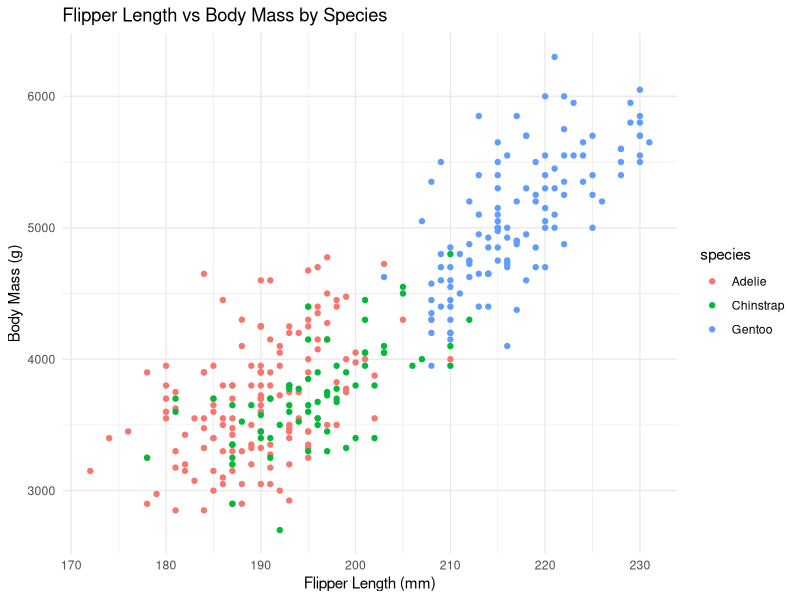
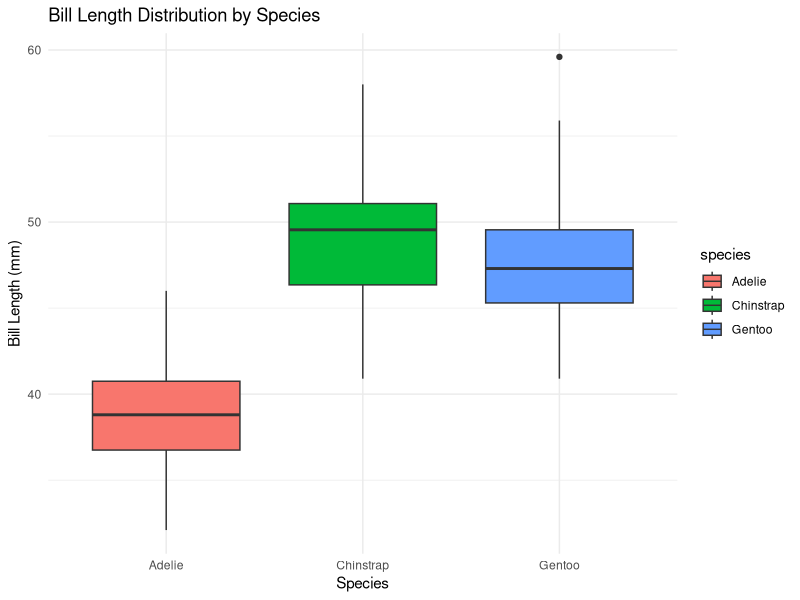
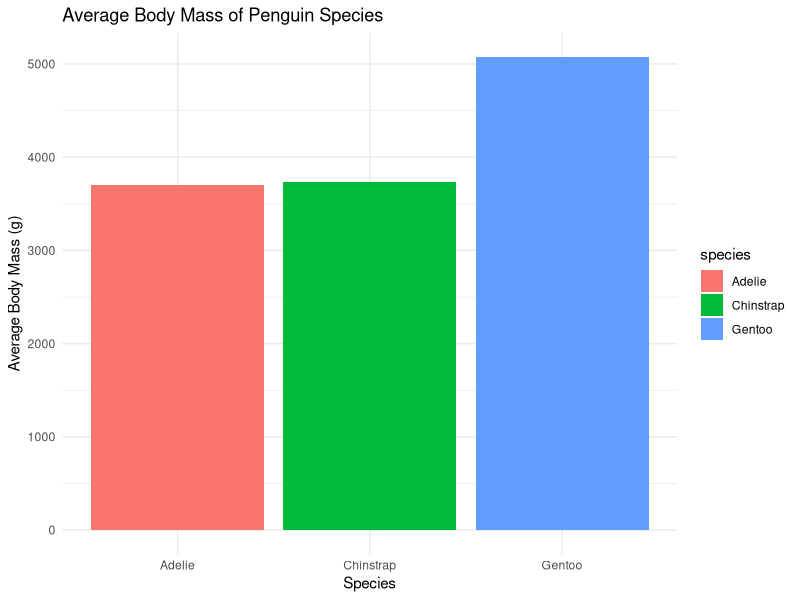

Reproduce these figures in R, in order.
## ---- chunk 1
library(ggplot2)
library(palmerpenguins)
## ---- chunk 2
ggplot(penguins, aes(x = flipper_length_mm, y = body_mass_g, color = species)) +
    geom_point() +
    labs(title = "Flipper Length vs Body Mass by Species",
         x = "Flipper Length (mm)",
         y = "Body Mass (g)") +
    theme_minimal()

## ---- chunk 3
ggplot(penguins, aes(x = species, y = bill_length_mm, fill = species)) +
    geom_boxplot() +
    labs(title = "Bill Length Distribution by Species",
         x = "Species",
         y = "Bill Length (mm)") +
    theme_minimal()

## ---- chunk 4
ggplot(penguins, aes(x = species, y = body_mass_g, fill = species)) +
    geom_bar(stat = "summary", fun = "mean") +
    labs(title = "Average Body Mass of Penguin Species",
         x = "Species",
         y = "Average Body Mass (g)") +
    theme_minimal()
